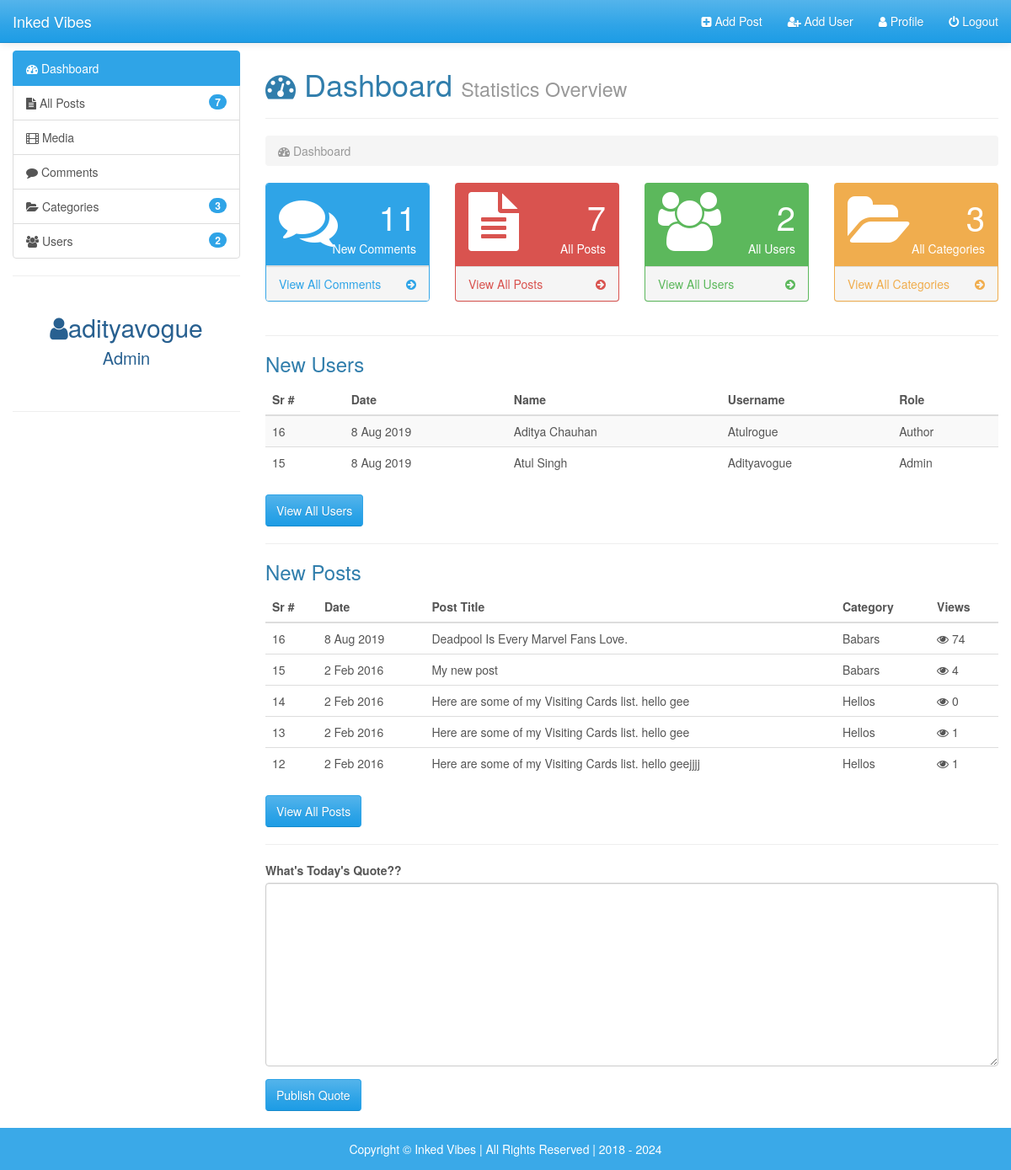
The app's page /admin/index.php (signed in) with its own data.
### tables this page shows
CREATE TABLE `users` (
  `id` int(11) NOT NULL,
  `date` int(11) NOT NULL,
  `first_name` varchar(255) NOT NULL,
  `last_name` varchar(255) NOT NULL,
  `username` varchar(255) NOT NULL,
  `email` varchar(255) NOT NULL,
  `image` varchar(255) NOT NULL,
  `password` varchar(255) NOT NULL,
  `role` varchar(255) NOT NULL,
  `details` text NOT NULL,
  `salt` varchar(255) NOT NULL DEFAULT '$2y$10$quickbrownfoxjumpsover'
);

CREATE TABLE `posts` (
  `id` int(11) NOT NULL,
  `date` int(11) NOT NULL,
  `title` varchar(255) NOT NULL,
  `author` varchar(255) NOT NULL,
  `author_image` varchar(255) NOT NULL,
  `image` varchar(255) NOT NULL,
  `categories` varchar(255) NOT NULL,
  `tags` varchar(255) NOT NULL,
  `post_data` text NOT NULL,
  `views` int(11) NOT NULL,
  `status` varchar(255) NOT NULL
);

### admin/index.php (the view, shortened to what this page needs)
<?php
require_once('inc/top.php');
$category_tag_query = "SELECT * FROM categories";
$users_tag_query = "SELECT * FROM users";
$posts_tag_query = "SELECT * FROM posts";
$cat_tag_run = mysqli_query($con, $category_tag_query);
$user_tag_run = mysqli_query($con, $users_tag_query);
$post_tag_run = mysqli_query($con, $posts_tag_query);
$cat_rows = mysqli_num_rows($cat_tag_run);
$user_rows = mysqli_num_rows($user_tag_run);
$post_rows = mysqli_num_rows($post_tag_run);
?>
    </head>
    <body>
        <div id="wrapper">
           <?php require_once('inc/header.php');?>
            <div class="container-fluid body-section">
                <div class="row">
                    <div class="col-md-3">
                       <?php require_once('inc/sidebar.php');?>
                    </div>
                    <div class="col-md-9">
                        <h1><i class="fa fa-tachometer"></i> Dashboard <small>Statistics Overview</small></h1><hr>
                        <ol class="breadcrumb">
                            <li class="active"><i class="fa fa-tachometer"></i> Dashboard</li>
                        </ol>
                        <div class="row tag-boxes">
                            <div class="col-md-6 col-lg-3">
                                <div class="panel panel-primary">
                                    <div class="panel-heading">
                                        <div class="row">
                                            <div class="col-xs-3">
                                                <i class="fa fa-comments fa-5x"></i>
                                            </div>
                                            <div class="col-xs-9">
                                                <div class="text-right huge">11</div>
                                                <div class="text-right">New Comments</div>
                                            </div>
                                        </div>
                                    </div>
                                    <a href="comments.php">
                                        <div class="panel-footer">
                                            <span class="pull-left">View All Comments</span>
                                            <span class="pull-right"><i class="fa fa-arrow-circle-right"></i></span>
                                            <div class="clearfix"></div>
                                        </div>
                                    </a>
                                </div>
                            </div>
                            <div class="col-md-6 col-lg-3">
                                <div class="panel panel-red">
                                    <div class="panel-heading">
                                        <div class="row">
                                            <div class="col-xs-3">
                                                <i class="fa fa-file-text fa-5x"></i>
                                            </div>
                                            <div class="col-xs-9">
                                                <div class="text-right huge"><?php echo $post_rows;?></div>
                                                <div class="text-right">All Posts</div>
                                            </div>
                                        </div>
                                    </div>
                                    <a href="posts.php">
                                        <div class="panel-footer">
                                            <span class="pull-left">View All Posts</span>
                                            <span class="pull-right"><i class="fa fa-arrow-circle-right"></i></span>
                                            <div class="clearfix"></div>
                                        </div>
                                    </a>
                                </div>
                            </div>
                            <div class="col-md-6 col-lg-3">
                                <div class="panel panel-green">
                                    <div class="panel-heading">
                                        <div class="row">
                                            <div class="col-xs-3">
                                                <i class="fa fa-users fa-5x"></i>
                                            </div>
                                            <div class="col-xs-9">
                                                <div class="text-right huge"><?php echo $user_rows;?></div>
                                                <div class="text-right">All Users</div>
                                            </div>
                                        </div>
                                    </div>
                                    <a href="users.php">
                                        <div class="panel-footer">
                                            <span class="pull-left">View All Users</span>
                                            <span class="pull-right"><i class="fa fa-arrow-circle-right"></i></span>
                                            <div class="clearfix"></div>
                                        </div>
                                    </a>
                                </div>
                            </div>
                            <div class="col-md-6 col-lg-3">
                                <div class="panel panel-yellow">
                                    <div class="panel-heading">
                                        <div class="row">
                                            <div class="col-xs-3">
                                                <i class="fa fa-folder-open fa-5x"></i>
                                            </div>
                                            <div class="col-xs-9">
                                                <div class="text-right huge"><?php echo $cat_rows;?></div>
                                                <div class="text-right">All Categories</div>
                                            </div>
                                        </div>
                                    </div>
                                    <a href="categories.php">
                                        <div class="panel-footer">
                                            <span class="pull-left">View All Categories</span>
                                            <span class="pull-right"><i class="fa fa-arrow-circle-right"></i></span>
                                            <div class="clearfix"></div>
                                        </div>
                                    </a>
                                </div>
                            </div>
                        </div><hr>
                        <?php
                    $get_users_query = "SELECT * FROM users ORDER BY id DESC LIMIT 5";
                    $get_users_run = mysqli_query($con,$get_users_query);
                    if(mysqli_num_rows($get_users_run) > 0){
                    ?>
                    <h3>New Users</h3>
                    <table class="table table-hover table-striped">
                        <thead>
                            <tr>
                                <th>Sr #</th>
                                <th>Date</th>
                                <th>Name</th>
                                <th>Username</th>
                                <th>Role</th>
                            </tr>
                        </thead>
                        <tbody>
                           <?php
                            while($get_users_row = mysqli_fetch_array($get_users_run)){
                                $users_id = $get_users_row['id'];
                                $users_date = getdate($get_users_row['date']);
                                $users_day = $users_date['mday'];
                                $users_month = substr($users_date['month'],0,3);
                                $users_year = $users_date['year'];
                                $users_firstname = $get_users_row['first_name'];
                                $users_lastname = $get_users_row['last_name'];
                                $users_fullname = "$users_firstname $users_lastname";
                                $users_username = $get_users_row['username'];
                                $users_role = $get_users_row['role'];
                            ?>
                            <tr>
                                <td><?php echo $users_id;?></td>
                                <td><?php echo "$users_day $users_month $users_year";?></td>
                                <td><?php echo $users_fullname;?></td>
                                <td><?php echo ucfirst($users_username);?></td>
                                <td><?php echo ucfirst($users_role);?></td>
                            </tr>
                            <?php }?>
                        </tbody>
                    </table>
                    <a href="users.php" class="btn btn-primary">View All Users</a><hr>
                    <?php }?>
                    <?php
                    $get_posts_query = "SELECT * FROM posts ORDER BY id DESC LIMIT 5";
                    $get_posts_run = mysqli_query($con,$get_posts_query);
                    if(mysqli_num_rows($get_posts_run) > 0){
                    ?>
                    <h3>New Posts</h3>
                    <table class="table">
                        <thead>
                            <tr>
                                <th>Sr #</th>
                                <th>Date</th>
                                <th>Post Title</th>
                                <th>Category</th>
                                <th>Views</th>
                            </tr>
                        </thead>
                        <tbody>
                           <?php
                            while($get_posts_row = mysqli_fetch_array($get_posts_run)){
                                $posts_id = $get_posts_row['id'];
                                $posts_date = getdate($get_posts_row['date']);
                                $posts_day = $posts_date['mday'];
                                $posts_month = substr($posts_date['month'],0,3);
                                $posts_year = $posts_date['year'];
                                $posts_title = $get_posts_row['title'];
                                $posts_categories = $get_posts_row['categories'];
                                $posts_views = $get_posts_row['views'];
                            ?>
                            <tr>
                                <td><?php echo $posts_id;?></td>
                                <td><?php echo "$posts_day $posts_month $posts_year";?></td>
                                <td><?php echo $posts_title;?></td>
                                <td><?php echo ucfirst($posts_categories);?></td>
                                <td><i class="fa fa-eye"></i> <?php echo $posts_views;?></td>
                            </tr>
                            <?php }?>
                        </tbody>
                    </table>
                    <a href="posts.php" class="btn btn-primary">View All Posts</a>
                    <?php }?>
                        <?php
                        if(isset($_SESSION['username']) && $_SESSION['username'] == 'adityavogue'){
                        ?>
                        <hr>
                        <form action="" method="post">
                            <div class="form-group">
                                <label for="quote">What's Today's Quote??</label>
                                <textarea name="quote" id="quote" cols="30" rows="10" class="form-control"></textarea>
                            </div>
                            <input type="submit" value="Publish Quote" name="upload" class="btn btn-primary">
                        </form>
                        <?php
                        }
                        ?>
                    </div>
                </div>
            </div>
          <?php require_once('inc/footer.php');?>

### admin/inc/sidebar.php (shortened to what this page needs)
<?php
require_once('../inc/db.php');
$rows_query = "SELECT * FROM users";
$rows_run = mysqli_query($con, $rows_query);
$num_of_users = mysqli_num_rows($rows_run);
$cat_query = "SELECT * FROM categories";
$cat_run = mysqli_query($con, $cat_query);
$num_of_categories = mysqli_num_rows($cat_run);
$session_username =  $_SESSION['username'];
$session_role1 = $_SESSION['role'];
if(isset($_SESSION['username']) && $_SESSION['role'] == 'admin' ){
    $posts_query = "SELECT * FROM posts";
    $posts_query_run = mysqli_query($con, $posts_query);
    $num_of_posts = mysqli_num_rows($posts_query_run);
}
$query = "SELECT * FROM users WHERE username = '$session_username'";
$run = mysqli_query($con, $query);
$row = mysqli_fetch_array($run);
$session_role = $row['role'];
?>
<div class="list-group">
    <a href="index.php" class="list-group-item active">
        <i class="fa fa-tachometer" aria-hidden="true"></i> Dashboard
    </a>
    <a href="posts.php" class="list-group-item">
        <span class="badge"><?php echo $num_of_posts;?></span>
        <i class="fa fa-file-text" aria-hidden="true"></i> All Posts</a>
    <a href="media.php" class="list-group-item">
        <i class="fa fa-film" aria-hidden="true"></i>
        Media</a>
    <?php
    if($session_role1 == 'admin'){
    ?>
    <a href="comments.php" class="list-group-item">
        <i class="fa fa-comment"></i> Comments
    </a>
    <a href="categories.php" class="list-group-item">
        <span class="badge"><?php echo $num_of_categories;?></span>
        <i class="fa fa-folder-open" aria-hidden="true"></i> Categories</a>
    <a href="users.php" class="list-group-item">
        <span class="badge"><?php echo $num_of_users;?></span>
        <i class="fa fa-users"></i> Users</a>
        <?php  }  ?>
</div>
<hr><br>
 <span style="color:#286090; font-size: 30px;"><center><i class="fa fa-user"></i><?php echo $session_username;?></center></span>
 <span style="color:#286090; font-size: 20px;"><center><?php echo ucfirst($session_role);?></center></span><br><hr>

### admin/css/style.css (style rules this page uses)
html,body { height: 100%; }
body { padding-top: 60px; }
.huge { font-size: 40px; }
.tag-boxes .panel-primary { border: 1px solid; color: #37A7E8; }
.tag-boxes .panel-red { color: #fff; background: #d9534f; }
.tag-boxes .panel-red a { color: #d9534f; }
.tag-boxes .panel-green { color: #fff; background: #5cb85c; }
.tag-boxes .panel-green a { color: #5cb85c; }
.tag-boxes .panel-yellow { color: #fff; background: #f0ad4e; }
.tag-boxes .panel-yellow a { color: #f0ad4e; }
#wrapper { min-height: 100%; position: relative; }
.body-section { padding-bottom: 70px; }

### records on screen
users: role "Admin", id "15", date "8", date "Aug", date "2019", users_fullname "Atul Singh", username "Adityavogue"
users: id "16", date "8", date "Aug", date "2019", users_fullname "Aditya Chauhan", username "Atulrogue", role "Author"
posts: id "16", date "8", date "Aug", date "2019", title "Deadpool Is Every Marvel Fans Love.", categories "Babars", views "74"
posts: id "15", date "2", date "Feb", date "2016", title "My new post", categories "Babars", views "4"
posts: id "14", date "2", date "Feb", date "2016", title "Here are some of my Visiting Cards list. hello gee", categories "Hellos", views "0"
posts: id "13", date "2", date "Feb", date "2016", title "Here are some of my Visiting Cards list. hello gee", categories "Hellos", views "1"
posts: id "12", date "2", date "Feb", date "2016", title "Here are some of my Visiting Cards list. hello geejjjj", categories "Hellos", views "1"

### other values on screen
$num_of_posts "7"
$num_of_categories "3"
$num_of_users "2"
$session_username "adityavogue"
$post_rows "7"
$user_rows "2"
$cat_rows "3"
